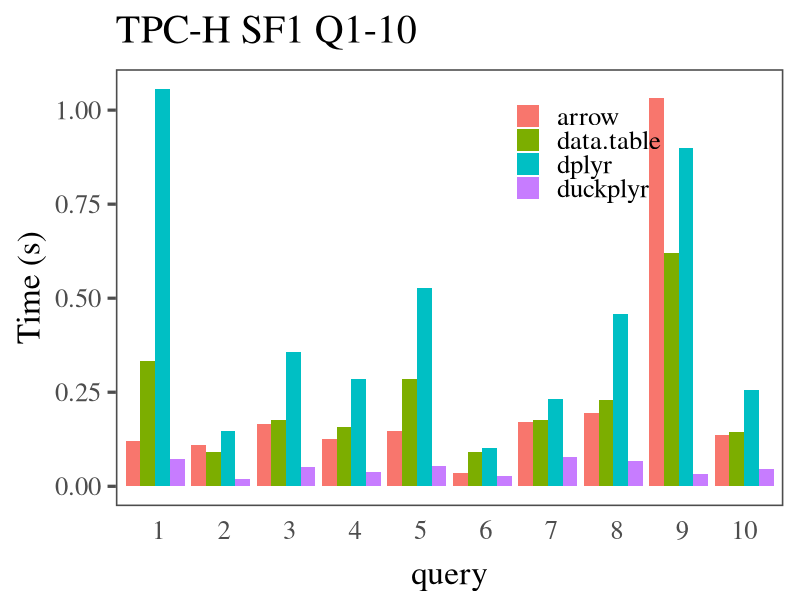

The R script that drew this image:

library(ggplot2)
library(ggthemes)
library(dplyr)


options(scipen=10000)

our_theme <- theme_few(base_size = 24) + 
theme(axis.title.y=element_text(vjust=0.9), 
  axis.title.x=element_text(vjust=-0.1),
  axis.ticks.x=element_blank(),
  text=element_text(family="serif"), legend.title = element_blank(),
  legend.position = c(0.60, 0.70),
    legend.justification = c("left", "bottom"),
    legend.box.just = "left",
    legend.margin = margin(0, 0, 0, 0), legend.background= element_blank())


results <- rbind(read.csv("res-dplyr.csv"), read.csv("res-duckplyr.csv"), read.csv("res-data.table.csv"), read.csv("res-arrow.csv")) 

aggr_results <- results %>% mutate(file=pkg, query=sprintf("%2d", q), time_seconds=time) %>% group_by(file, query) %>% summarize(median_time_seconds = median(time_seconds))

pdf("prelim-tpch-results.pdf", height=5, width=10)
print(ggplot(aggr_results, aes(x=query, y=median_time_seconds, fill=file)) + geom_bar(position="dodge", stat="identity") + our_theme + ylab("Time (s)") + ggtitle("TPC-H SF1 Q1-10"))
dev.off()


print(aggr_results |> group_by(file) |> summarise(sum(median_time_seconds)))

